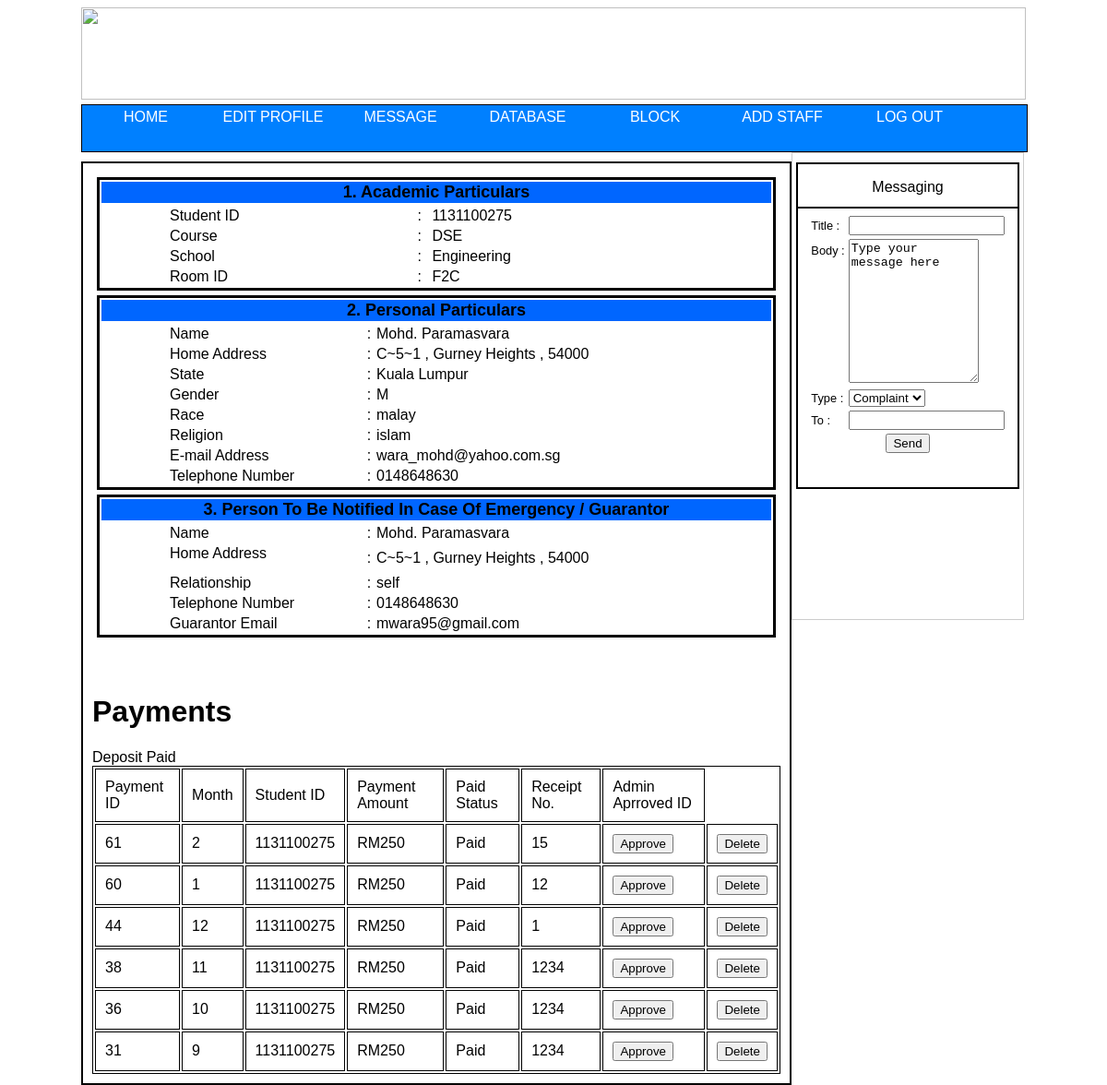
The page /Profile.php?user_id=1131100275 (signed in) on the database its author committed.
### tables this page shows
CREATE TABLE IF NOT EXISTS `users` (
  `Name` text NOT NULL,
  `ID` int(11) NOT NULL,
  `Password` varchar(64) NOT NULL,
  `salt` varchar(32) NOT NULL,
  `IC` varchar(15) NOT NULL,
  `LastLogin` datetime NOT NULL,
  `Course` text NOT NULL,
  `School` varchar(50) NOT NULL,
  `TelephoneNo` varchar(50) NOT NULL,
  `EMail` varchar(50) NOT NULL,
  `Gender` enum('M','F') NOT NULL,
  `Race` text NOT NULL,
  `Religion` text NOT NULL,
  `House_No` text NOT NULL,
  `Area` text NOT NULL,
  `Postcode` int(11) NOT NULL,
  `State` text NOT NULL,
  `RegDateTime` datetime NOT NULL,
  `RoomID` varchar(4) NOT NULL,
  `GroupNo` int(11) NOT NULL,
  `GName` text NOT NULL,
  `GEMail` varchar(50) NOT NULL,
  `GHouse_No` text NOT NULL,
  `GArea` text NOT NULL,
  `GPostcode` int(11) NOT NULL,
  `GRelationship` text NOT NULL,
  `GTelephoneNo` varchar(50) NOT NULL,
  `Debt` tinyint(1) NOT NULL,
  PRIMARY KEY (`ID`),
  UNIQUE KEY `ID` (`ID`),
  KEY `RoomID` (`RoomID`),
  KEY `GroupNo` (`GroupNo`)
);

CREATE TABLE IF NOT EXISTS `payment` (
  `payment_id` int(11) NOT NULL AUTO_INCREMENT,
  `payment_type` enum('monthly','deposit') NOT NULL,
  `payment_regisdate` date NOT NULL,
  `payment_month` int(11) NOT NULL,
  `student_id` int(11) NOT NULL,
  `payment_amt` double NOT NULL,
  `receipt_no` varchar(50) NOT NULL,
  `payed` tinyint(1) NOT NULL,
  `admin_id` int(11) DEFAULT NULL,
  PRIMARY KEY (`payment_id`),
  UNIQUE KEY `payment_id` (`payment_id`),
  KEY `student_id` (`student_id`),
  KEY `admin_id` (`admin_id`)
);

### classes/User.php (called while the page is built, shortened)
<?php
class User{
	protected $_db,
			$_data,
			$_sessionName,
			$_cookieName,
			$_isLoggedIn;
	public function __construct($user = null){
		$this->_db = DB::getInstance();
		$this->_sessionName = Config::get('session/session_name');
		if(!$user){
			if(Session::exists($this->_sessionName)){
				$user = Session::get($this->_sessionName);
				if($this->find($user)){
					$this->_isLoggedIn = true;
					$this->update(array(
							'LastLogin' => datetime()
						));
				}
			}
		}else{
			$this->find($user);
		}
	}
	public function update($fields = array(),$id = null){
		if(!$id && $this->isLoggedIn()){
			$id = $this->data()->ID;
		}
		if(!$this->_db->update('users',$id,$fields)){
			throw new Exception('There was a problem updating.');
		}
	}
	public function data(){
		return $this->_data;
	}
	public function isLoggedIn(){
		return $this->_isLoggedIn;
	}
	public function find($user = null){
		if($user){
			$field = (is_numeric($user)) ? 'ID' : 'Name';
			$data = $this->_db->get('users', array($field, '=', $user));
			if($data->count()){
				$this->_data = $data->first();
				return true;
			}
		}
		return false;
	}
}

### classes/Config.php (called while the page is built)
<?php
class Config {
	public static function get($path = null) {
		if($path){
			$config = $GLOBALS['config'];
			$path = explode('/',$path);
			foreach($path as $lol) {
				if(isset($config[$lol])) {
					$config = $config[$lol];
				}
			}
			return $config;
		}
		return false;
	}
}

### classes/DB.php (called while the page is built, shortened)
<?php
class DB{
	private static $_instance = null;
	private $_pdo,
			$_query,
			$_error = false,
			$_results,
			$_count = 0;
	private function __construct() {
		try{
			$this->_pdo = new PDO('mysql:host='.Config::get('mysql/host').';dbname='.Config::get('mysql/db'),Config::get('mysql/username'),Config::get('mysql/password'));
		}catch(PDOException $e){
			die($e->getMessage());
		}
	}
	public static function getInstance() {
		if(!isset(self::$_instance)){
			self::$_instance = new DB();
		}
		return self::$_instance;
	}
	public function query($sql, $params = array()){
		if($this->_query = $this->_pdo->prepare($sql)){
			$x = 1;
			if(count($params)){
				foreach($params as $param){
					$this->_query->bindValue($x, $param);
					$x++;
				}
			}
			if($this->_query->execute()){
				$this->_result = $this->_query->fetchAll(PDO::FETCH_OBJ);
				$this->_count = $this->_query->rowCount();
			}else{
				$this->_error = true;
				var_dump($this->_query->errorInfo());
			}
		}
		return $this;
	}
	public function actionV2($action, $table, $wheres = array()){
		$x=0;
		$sql_comp="";
		if($wheres){
			foreach($wheres as $where){
					$operators = array('=','<=','>=','!=');
						$field = $where[0];
					 $operator = $where[1];
					$value[$x] = $where[2];
					@$compound = $where[3];
					$x++;
					if(in_array($operator, $operators)){
						$sql_comp .= " {$compound} {$field} {$operator} ?";
					}else{}
				}
			$sql = "{$action} FROM {$table} WHERE".$sql_comp;
			if(count($value)<3){
				if(!$this->query($sql,array($value[0],$value[1]))->error()){
					return $this;
				}else{
					return false;
				}
			}else if(count($value)==3){
				if(!$this->query($sql,array($value[0],$value[1],$value[2],))->error()){
					return $this;
				}else{
					return false;
				}
			}else if(count($value)<=4){
				if(!$this->query($sql,array($value[0],$value[1],$value[2],$value[3]))->error()){
					return $this;
				}else{
					return false;
				}
		}else{
			echo 'No where; ';
			return false;
		}
		}
	}
	public function get2($table, $where = array()){
		return $this->actionV2('SELECT *',$table,$where);
	}
	private function action($action, $table, $where){
			if(count($where)==3){
			    $operators = array('=','<=','>=','!=','');
				    $field = $where[0];
				 $operator = $where[1];
				    $value = $where[2];
				if(in_array($operator, $operators)){
						$sql = "{$action} FROM {$table} WHERE {$field} {$operator} ?";
					if(!$this->query($sql, array($value))->error()){
						return $this;
					}
				}
			}else{
				$sql = "SELECT * FROM {$table}";
				if(!$this->query($sql)->error()){
					return $this;
				}
			}
		return false;
	}
	public function get($table, $where = null){
		return $this->action('SELECT *',$table,$where);
	}
	public function update($table, $id, $fields,$type=null){
		$set = '';
		  $x = 1;
		foreach($fields as $name => $value){
			$set .= "{$name} = ?";
		}
		if(!$type){
			$sql = "UPDATE {$table} SET {$set} WHERE id = {$id}";
		}else{
			$sql = "UPDATE {$table} SET {$set} WHERE {$type} = {$id}";
		}
		if(!$this->query($sql, $fields)->error()){
			return true;
		}
		return false;
	}
	public function error(){
		return $this->_error;
	}
	public function result(){
		return $this->_result;
	}
	public function first(){
		return $this->result()[0];
	}
	public function count(){
		return $this->_count;
	}
}

### functions/sanitize.php (called while the page is built)
<?php
function escape($string) {
	return htmlentities($string, ENT_QUOTES, 'UTF-8');
}
?>

### classes/Session.php (called while the page is built, shortened)
<?php
class Session{
	public static function exists($name){
		return (isset($_SESSION[$name]))? true : false;
	}
	public static function get($name){
		return $_SESSION[$name];
	}
}
?>

### functions/time.php (called while the page is built, shortened)
<?php
function datetime(){
	return date('Y-m-d H:i:S');
}
?>

### Profile.php (the view, shortened to what this page needs)
<?php
require_once'core/init.php';
$user =  new User();
if($user->isLoggedIn()){
	if($_GET['user_id']){
		$profile = new User($_GET['user_id']);
		$data = $profile->data();
	}
$options = getNavBar($user->data()->GroupNo);
}else{
	Session::flash('error','You must be logged in to see the page');
	Redirect::to('login.php');
}
?>
<!DOCTYPE html>
<html lang="en" manifest="MMC.appcache">
<head>
<link rel="stylesheet" type="text/css" href="css/registrationForm.css">
<link rel="stylesheet" type="text/css" href="css/hostelRegistration.css">
</head>
<body>
	<div id="container">
        <div id="header">
        <img src="image/project header.jpg" width="1024" height="100" />
        </div>
        <div id="NavBar">
			<ul>
            	<li><a href="index.php">Home</a></li>
				<li><a href="EditForm.php">Edit Profile</a></li>
				<?php echo $options?>
				<li><a href="Logout.php">Log Out</a></li>
			</ul>
		</div>
        <form action method="post">
		<div id="content">
        	<div id="firstParticular">
            	<table width="100%" border="0">
  					<tr>
    					<td align="center" bgcolor="#0066FF"> <font size="+1"> <b> 1. Academic Particulars </b> </font> </td>
                    </tr>
                </table>
                <table width="80%" align="center" border="0">
  					<tr>
						<td>Student ID </td>
						<td align="center"> : </td>
						<td><?php echo $data->ID; ?></td>
					</tr>
                    <tr>
					<div class="field">
   					  	<td><label for="course">Course</label></td>
    					<td align="center"> : </td>
    					<td><?php echo $data->Course; ?></td>
  					</div>
					</tr>
  					<tr>
					<div class="field">
   					  	<td><label for="school">School</label></td>
    					<td align="center"> : </td>
    					<td><?php echo escape($data->School); ?></td>
  					</div>
					</tr>
					<tr>
						<td>Room ID</td>
						<td align="center"> : </td>
						<td><?php echo escape($data->RoomID); ?></td>
					</tr>
			  </table>
			</div>
			<div id="secondParticular">
            	<table width="100%" border="0">
  					<tr>
    					<td align="center" bgcolor="#0066FF"> <font size="+1"> <b> 2. Personal Particulars </b> </font> </td>
                    </tr>
                </table>
  			<table width="80%" align="center" border="0">
       		  <tr>
   					  	<td> Name</td>
    					<td align="center"> : </td>
    					<td><?php echo escape($data->Name);?></td>
  					</tr>
  					<tr>
   					  	<td> Home Address</td>
						<td align="center"> : </td>
    					<td align="left"><?php echo $data->House_No.' , '.$data->Area.' , '.$data->Postcode ?></td>
    				</tr>
  					<tr>
   					  	<td> State </td>
    					<td align="center"> : </td>
    					<td><?php echo escape($data->State); ?></td>
  					</tr>
  					<tr>
   					  	<td> Gender </td>
    					<td align="center"> : </td>
    					<td><?php echo escape($data->Gender); ?></td>
  					</tr>
  					<tr>
   					  	<td> Race </td>
    					<td align="center"> : </td>
    					<td> <?php echo escape($data->Race);?></td>
  					</tr>
  					<tr>
   					  	<td> Religion </td>
    					<td align="center"> : </td>
    					<td><?php echo escape($data->Religion);?></td>
  					</tr>
  					<tr>
   					  	<td> E-mail Address </td>
    					<td align="center"> : </td>
    					<td><?php echo escape($data->EMail); ?></td>
  					</tr>
					<tr>
						<td>Telephone Number </td>
						<td align="center"> : </td>
						<td><?php echo escape($data->TelephoneNo);?></td>
				</table>
			</div>
        	<div id="thirdParticular">
				<table width="100%" border="0">
  					<tr>
    					<td align="center" bgcolor="#0066FF"> <font size="+1"> <b> 3. Person To Be Notified In Case Of Emergency / Guarantor </b> </font> </td>
                    </tr>
                </table>
                <table width="80%" align="center" border="0">
  					<tr>
   					  <td> Name </td>
    					<td align="center"> : </td>
    					<td><?php echo escape($data->GName);?></td>
				  	</tr>
  					<tr>
   					  	<td><div style="margin-bottom:10px"> Home Address</div> </td>
    					<td align="center"> : </td>
						<td align="left"><?php echo $data->GHouse_No.' , '.$data->GArea.' , '.$data->GPostcode ?></td>
  					</tr>
  					<tr>
   					  	<td> Relationship </td>
    					<td align="center"> : </td>
    					<td><?php echo escape($data->GRelationship); ?></td>
  					</tr>
                    <tr>
   					  	<td> Telephone Number </td>
    					<td align="center"> : </td>
    					<td><?php echo escape($data->GTelephoneNo);?></td>
  					</tr>
					<tr>
   					  	<td> Guarantor Email </td>
    					<td align="center"> : </td>
    					<td><?php echo escape($data->GEMail);?></td>
  					</tr>
				</table>
			</div>
			<br><br>
			<div id="">
				<?php
					$payments = new Payment();
					echo '<h1>Payments</h1>';
					echo ($payments->check_deposit_paid($data->ID))? 'Deposit Paid' : '<b>Deposit Not Paid</b>';
					if(!$payments->print_all_payment(1,$data->ID)){
						echo '<br>'.'<br>'.'<br>'.'<br>'.'<br>'.'<br>';
						echo '<h3 align="center">No payments are inside the database</h3>';
					}
				?>
			</div>
		</div>
		<div id="sidebar">
            <div id="Second_Box">
				<div id="Second_Head">
					<p align="center"> Messaging </p>
				</div>
				<div id="Second_Body">
					<div id="MessagingForm">
						<form action="MessageBox.php" method="post" enctype="multipart/form-data" name="messageform" id="messageform" onsubmit="return validate_form();">
							<table align="center" cellpadding="1">
									<tr><td valign="right">Title :</td><td align="left"><input name="msgTitle" type="text" id="msgTitle" size="18" maxlength="24" /></td></tr>
									<tr><td valign="right">Body :<br><br><br><br><br><br><br><br><br><br></td><td align="left"><textarea name="msgBody" type="text" id="msgBody" size="15" cols="15" rows="10">Type your message here</textarea></td></tr>
									<tr><td valign="right">Type :</td><td align="left">
                                    										<select name="msgType">
																				<option value="complaint" selected>Complaint</option>
																			</select>	</td>
                                                                            </tr>
									<tr>
                                    	<td> To : </td>
                                        <td> <input name="msgReceipient" type="text" id="msgReceipient" size="18.5" maxlength="24"/> </td>
                                    </tr>
									<tr>
                                    	<td align="center" colspan="2"> <input name="Send" type="submit" value="Send" /> </td>
                                    </tr>
							</table>
						</form>
					</div>
				</div>
			</div>
        </div>
</body>
</html>

### classes/Payment.php (shortened to what this page needs)
<?php
class Payment{
	public $_db,
			$_payinfo;
	public function __construct($details = array()){
		$this->_db = DB::getInstance();
	}
	public function get_student_payments($id){
		return array_reverse($this->_db->get2('payment',array(array('student_id','=',$id),array('payment_type','=','monthly','AND')))->result());
	}
	public function check_deposit_paid($stud_id){
		if(count($this->_db->get2('payment',array(
							array('payment_type','=','deposit'),
							array('student_id','=',$stud_id,'AND')))->result())!=0)
		{
			return true;
		}else{
			return false;
		}
	}
	public function print_all_payment($GroupNo,$id=null){
		$user = new User();
		$GroupNo = $user->data()->GroupNo;
		if(!$id && $GroupNo == 3){
			$payments = $this->get_all_payment();
		}else{
			$payments = $this->get_student_payments($id);
		}
		if($payments){
			echo '<table id="data">';
				echo '<tr><td> Payment ID</td>
						  <td> Month</td>
						  <td> Student ID</td>
						  <td> Payment Amount</td>
						  <td> Paid Status</td>
						  <td> Receipt No. </td>
						  <td> Admin Aprroved ID</td>
						  </tr>';
				foreach($payments as $payment){
					echo '<tr>'.'<td>'.$payment->payment_id.'</td>';
					echo '<td>'.$payment->payment_month.'</td>';
					echo '<td>'.$payment->student_id.'</td>';
					echo '<td>RM'.$payment->payment_amt.'</td>';
					echo '<td>';
						echo ($payment->payed==1)? 'Paid' : '<b>Not Paid</b>';
					echo '</td>';
					echo '<td>'.$payment->receipt_no.'</td>';
					if($GroupNo == 3 && $payment->admin_id==NULL){
						echo'<form action method="GET">';
							echo '<td bg>
								<input type="hidden" name="Approve" value="'.$payment->payment_id.'">
								<input type="submit" value="Approve">
								</td>';
						echo'</form>';
					}else if($GroupNo == 1){
						echo '<td>Not Verified</td>';
					}else{
						echo '<td>'.$payment->admin_id.'</td>';
					}
					IF($GroupNo == 3){
						echo'<form action method="GET">';
							echo '<td><input type="hidden" name="Delete" value="'.$payment->payment_id.'">';
							echo '<input type="submit" value="Delete"></td>';
						echo'</form>';
					}
				}
					echo '</tr>';
					echo '</table>';
					return true;
		}
		return false;
	}
}
?>

### rows shown on the page
users: ID "1131100275", Course "DSE", School "Engineering", RoomID "F2C", Name "Mohd. Paramasvara", House_No "C~5~1", Area "Gurney Heights", Postcode "54000", State "Kuala Lumpur", Gender "M", Race "malay", Religion "islam", EMail "wara_mohd@yahoo.com.sg", TelephoneNo "0148648630", GName "Mohd. Paramasvara", GHouse_No "C~5~1", GArea "Gurney Heights", GPostcode "54000", GRelationship "self", GTelephoneNo "0148648630", GEMail "mwara95@gmail.com"
payment: payment_id "61", payment_month "2", student "1131100275", payment_amt "250", payed "Paid", receipt_no "15"
payment: payment_id "60", payment_month "1", student "1131100275", payment_amt "250", payed "Paid", receipt_no "12"
payment: payment_id "44", payment_month "12", student "1131100275", payment_amt "250", payed "Paid", receipt_no "1"
payment: payment_id "38", payment_month "11", student "1131100275", payment_amt "250", payed "Paid", receipt_no "1234"
payment: payment_id "36", payment_month "10", student "1131100275", payment_amt "250", payed "Paid", receipt_no "1234"
payment: payment_id "31", payment_month "9", student "1131100275", payment_amt "250", payed "Paid", receipt_no "1234"
